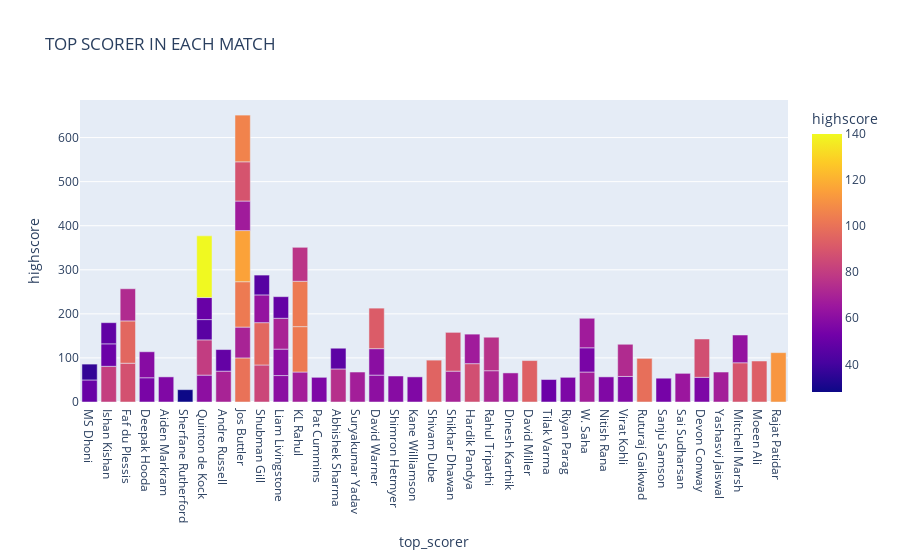

The notebook cell this image was saved under:
### Markdown cell above
TOP SCORER IN EACH MATCH

### Code cell
fig=px.bar(data,x="top_scorer",y="highscore",title="TOP SCORER IN EACH MATCH",height=500,color=data["highscore"])
fig.show()

### Figure 1 — Plotly figure (JSON) as saved in the notebook; plotly's stock layout.template omitted (floating-point values rounded to 4 significant figures)
{"data": [{"alignmentgroup": "True", "hovertemplate": "top_scorer=%{x}<br>highscore=%{marker.color}<extra></extra>", "legendgroup": "", "marker": {"color": [50, 81, 88, 55, 57, 28, 61, 70, 100, 84, 60, 68, 70, 56, 80, 96, 75, 68, 61, 59, 57, 95, 70, 87, 71, 103, 66, 60, 94, 103, 96, 60, 51, 116, 67, 47, 103, 88, 56, 68, 57, 46, 58, 67, 77, 99, 54, 65, 56, 92, 55, 68, 50, 73, 87, 51, 63, 89, 36, 70, 49, 67, 59, 63, 76, 140, 73, 93, 48, 49, 89, 112, 106, 45], "coloraxis": "coloraxis", "pattern": {"shape": ""}}, "name": "", "offsetgroup": "", "orientation": "v", "showlegend": false, "textposition": "auto", "type": "bar", "x": ["MS Dhoni", "Ishan Kishan", "Faf du Plessis", "Deepak Hooda", "Aiden Markram", "Sherfane Rutherford", "Quinton de Kock", "Andre Russell", "Jos Buttler", "Shubman Gill", "Liam Livingstone", "KL Rahul", "Jos Buttler", "Pat Cummins", "Quinton de Kock", "Shubman Gill", "Abhishek Sharma", "Suryakumar Yadav", "David Warner", "Shimron Hetmyer", "Kane Williamson", "Shivam Dube", "Shikhar Dhawan", "Hardik Pandya", "Rahul Tripathi", "KL Rahul", "Dinesh Karthik", "Liam Livingstone", "David Miller", "Jos Buttler", "Faf du Plessis", "David Warner", "Tilak Varma", "Jos Buttler", "Hardik Pandya", "Abhishek Sharma", "KL Rahul", "Shikhar Dhawan", "Riyan Parag", "W. Saha", "Nitish Rana", "Quinton de Kock", "Virat Kohli", "Jos Buttler", "KL Rahul", "Ruturaj Gaikwad", "Sanju Samson", "Sai Sudharsan", "Devon Conway", "David Warner", "W. Saha", "Yashasvi Jaiswal", "Quinton de Kock", "Faf du Plessis", "Devon Conway", "Ishan Kishan", "Shubman Gill", "Mitchell Marsh", "MS Dhoni", "Liam Livingstone", "Andre Russell", "W. Saha", "Deepak Hooda", "Mitchell Marsh", "Rahul Tripathi", "Quinton de Kock", "Virat Kohli", "Moeen Ali", "Ishan Kishan", "Liam Livingstone", "Jos Buttler", "Rajat Patidar", "Jos Buttler", "Shubman Gill"], "xaxis": "x", "y": [50, 81, 88, 55, 57, 28, 61, 70, 100, 84, 60, 68, 70, 56, 80, 96, 75, 68, 61, 59, 57, 95, 70, 87, 71, 103, 66, 60, 94, 103, 96, 60, 51, 116, 67, 47, 103, 88, 56, 68, 57, 46, 58, 67, 77, 99, 54, 65, 56, 92, 55, 68, 50, 73, 87, 51, 63, 89, 36, 70, 49, 67, 59, 63, 76, 140, 73, 93, 48, 49, 89, 112, 106, 45], "yaxis": "y"}], "layout": {"autosize": true, "barmode": "relative", "coloraxis": {"colorbar": {"title": {"text": "highscore"}}, "colorscale": [[0, "#0d0887"], [0.1111, "#46039f"], [0.2222, "#7201a8"], [0.3333, "#9c179e"], [0.4444, "#bd3786"], [0.5556, "#d8576b"], [0.6667, "#ed7953"], [0.7778, "#fb9f3a"], [0.8889, "#fdca26"], [1, "#f0f921"]]}, "legend": {"tracegroupgap": 0}, "title": {"text": "TOP SCORER IN EACH MATCH"}, "xaxis": {"anchor": "y", "autorange": true, "domain": [0, 1], "range": [-0.5, 36.5], "title": {"text": "top_scorer"}, "type": "category"}, "yaxis": {"anchor": "x", "autorange": true, "domain": [0, 1], "range": [0, 685.3], "title": {"text": "highscore"}, "type": "linear"}}}
